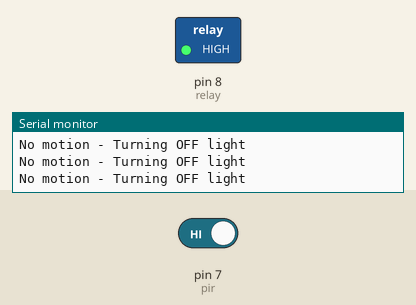
The sketch below on a simulated Arduino Uno, built with avr-gcc and run on an emulated ATmega328P. Parts: switched loads named in the sketch (green lamp = pin HIGH), the last lines printed to the serial monitor. Inputs (shaded band) come from the test bench; at power-on: pin 7 (pir) HIGH.

Above: at 1.8 s.
1.9 s: pin 7 (pir) driven LOW
At 3.0 s:
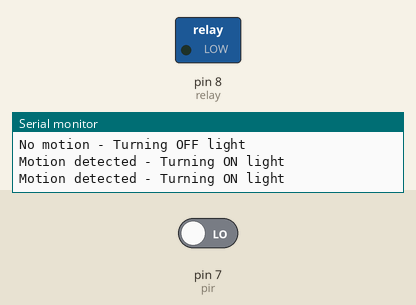
3.5 s: pin 7 (pir) driven HIGH
At 4.2 s:
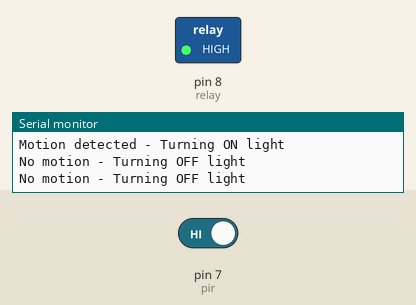
Timing chart, 0 to 6.5 s (numbered marks = the images above; inputs shaded):
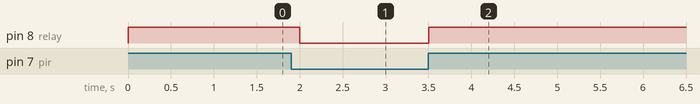

Measured:
- after the input at 1.9 s, pin 8 (relay): HIGH → LOW after 0.10 s
- after the input at 3.5 s, pin 8 (relay): LOW → HIGH at once

The sketch:

smartmotiondetectinglightcode.ino
```cpp
int relay = 8;
int pir = 7;

void setup() {
  Serial.begin(9600);
  pinMode(relay, OUTPUT);
  pinMode(pir, INPUT);
}

void loop() {
  if (digitalRead(pir) == LOW) { // Reversed logic
    Serial.println("Motion detected - Turning ON light");
    digitalWrite(relay, LOW);  // If relay is active-low
  }
  else {
    Serial.println("No motion - Turning OFF light");
    digitalWrite(relay, HIGH); // If relay is active-low
  }

  delay(500); // Small delay for stability
}
```
